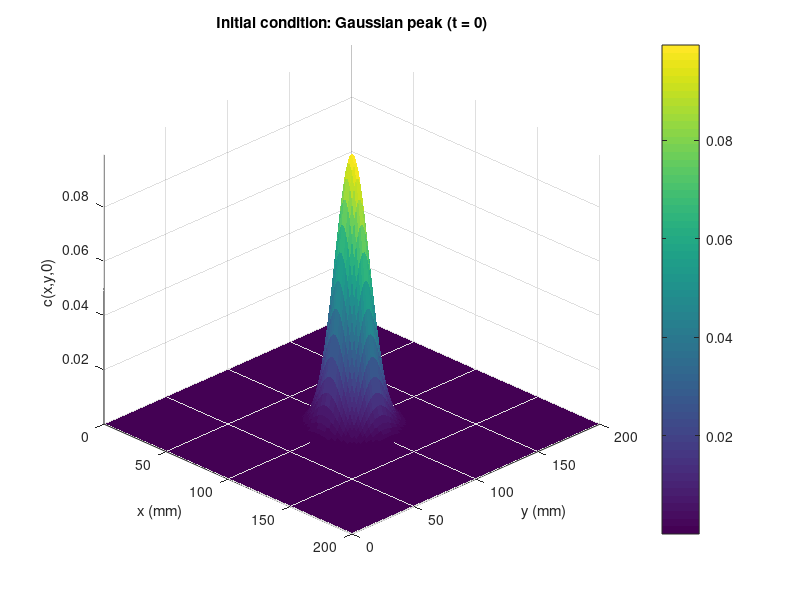
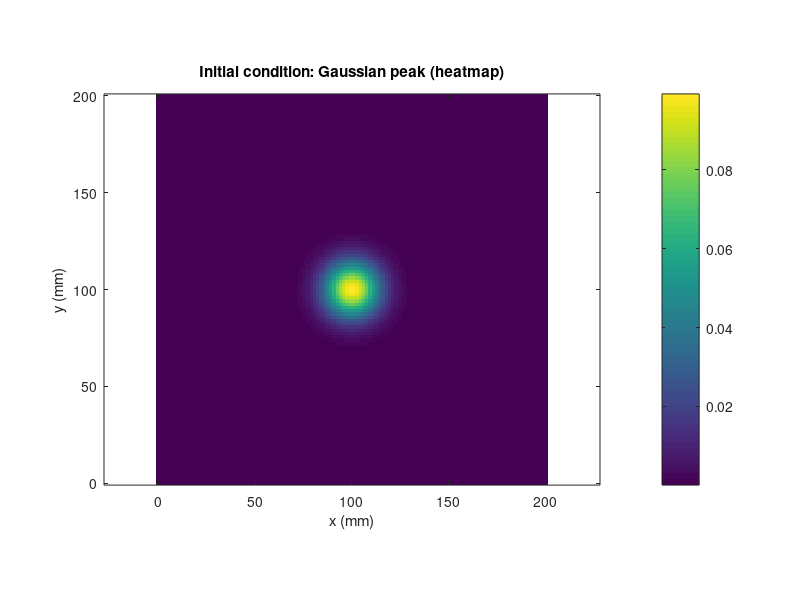

These figures' MATLAB source, in order: (Note: this script raises an error after producing the figures.)
clear; close all; clc;

L   = 200;     % mm
T   = 30;      % days
D   = 0.1;     
rho = 0.5;     
cmax = 1.0;

A     = 0.1;   
sigma = 10;    
x0 = L/2; y0 = L/2;


Nx = 120;
Ny = 120;

x = linspace(0,L,Nx); dx = x(2)-x(1);
y = linspace(0,L,Ny); dy = y(2)-y(1);
[X,Y] = meshgrid(x,y);

Nt = 700;                    
t  = linspace(0,T,Nt);
dt = t(2)-t(1);

fprintf('2D: Nx=%d Ny=%d -> N=%d | dx=%.3e dy=%.3e\n', Nx, Ny, Nx*Ny, dx, dy);
fprintf('Time: Nt=%d dt=%.3e\n', Nt, dt);

C0 = A * exp(-((X-x0).^2 + (Y-y0).^2)/(2*sigma^2));  
c0 = C0(:); 

figure;
surf(X, Y, C0, 'EdgeColor','none');
view(45,30);
xlabel('x (mm)'); ylabel('y (mm)'); zlabel('c(x,y,0)');
title('Initial condition: Gaussian peak (t = 0)');
colorbar;
zlim([0, A]);              
axis tight;

figure;
imagesc(x, y, C0);
set(gca,'YDir','normal');
axis equal tight;
xlabel('x (mm)'); ylabel('y (mm)');
title('Initial condition: Gaussian peak (heatmap)');
colorbar;

Lx = laplacian_1D_neumann(Nx, dx);   
Ly = laplacian_1D_neumann(Ny, dy); 
Ix = speye(Nx); Iy = speye(Ny);

L2D = kron(Ix, Ly) + kron(Lx, Iy);   
I = speye(Nx*Ny);

c = c0;

newton_tol   = 1e-9;
newton_maxit = 20;

snap_times = [0, T/2, T];
snap_ids = zeros(size(snap_times));
for k = 1:numel(snap_times)
    [~, snap_ids(k)] = min(abs(t - snap_times(k)));
end
C_snap = zeros(Ny, Nx, numel(snap_times));
C_snap(:,:,1) = C0;

for n = 1:Nt-1
    c_n = c;

    Rn  = rho * c_n .* (1 - c_n/cmax);
    fn  = D*(L2D*c_n) + Rn;
    c   = c_n + dt*fn;

    for it = 1:newton_maxit
        Rc = rho * c .* (1 - c/cmax);
        G  = c - c_n - dt*( D*(L2D*c) + Rc );

        if norm(G, inf) < newton_tol
            break;
        end

        dR = rho * (1 - 2*c/cmax);
        J  = I - dt*( D*L2D + spdiags(dR, 0, Nx*Ny, Nx*Ny) );

        delta = J \ G;
        c = c - delta;

        if norm(delta, inf) < 1e-11
            break;
        end
    end

    
    c = max(c, 0);

    idx = find((n+1) == snap_ids, 1);
    if ~isempty(idx)
        C_snap(:,:,idx) = reshape(c, Ny, Nx);
    end
end

C_final = reshape(c, Ny, Nx);

figure;
surf(X, Y, C_final, 'EdgeColor','none');
view(45,30);
xlabel('x (mm)'); ylabel('y (mm)'); zlabel('c(x,y,T)');
title(sprintf('Backward Euler 2D: final state (t = %.1f days)', T));
colorbar;
zlim([0, 1.05*cmax]);      
axis tight;

level = 0.5*cmax;
figure;
imagesc(x, y, C_final);
set(gca,'YDir','normal');
axis equal tight;
xlabel('x (mm)'); ylabel('y (mm)');
title(sprintf('Backward Euler 2D: circular expansion at t = %.1f days', T));
colorbar;
hold on;
contour(x, y, C_final, [level level], 'k', 'LineWidth', 2);
hold off;

figure;
for k = 1:numel(snap_times)
    subplot(1,3,k);
    surf(X, Y, C_snap(:,:,k), 'EdgeColor','none');
    view(45,30);
    title(sprintf('t = %.1f days', snap_times(k)));
    xlabel('x (mm)'); ylabel('y (mm)'); zlabel('c');
    colorbar;
    if k == 1
        zlim([0, A]);          
    else
        zlim([0, 1.05*cmax]);  
    end
    axis tight;
end
sgtitle('Evolution from Gaussian peak to circular expansion (Backward Euler 2D)');


%                 LOCAL FUNCTION
function L = laplacian_1D_neumann(N, dx)

e = ones(N,1);
L = spdiags([e -2*e e], -1:1, N, N) / dx^2;

L(1,1) = -2/dx^2;  L(1,2) =  2/dx^2;
L(N,N) = -2/dx^2;  L(N,N-1) = 2/dx^2;
end
